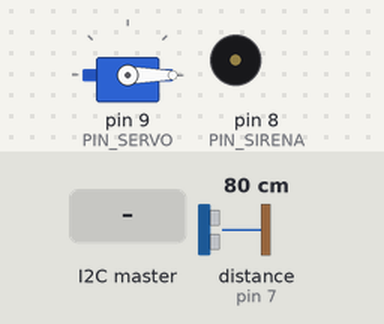
A sketch run on a simulated Arduino Uno, built with avr-gcc and run on an emulated ATmega328P. On the bench: servo, buzzer (waves = sounding, pin HIGH). Wiring (inferred from the names in the program): ultrasonic range finder: trigger pin 6; echo pin 7. The inputs (shaded band) are chosen by the test bench; at power-on: distance to the obstacle (sensor on pin 7) 80 cm. The echo pulse lasts 58.3 µs per cm; pins used as bus, display or sensor lines are not drawn.

Above: at 1.2 s.
1.3 s: the I2C master sends the byte 2
At 2.0 s:
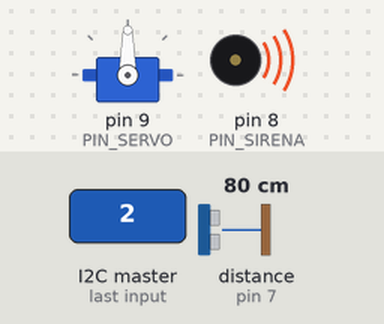
2.8 s: the I2C master sends the byte 1
At 3.4 s:
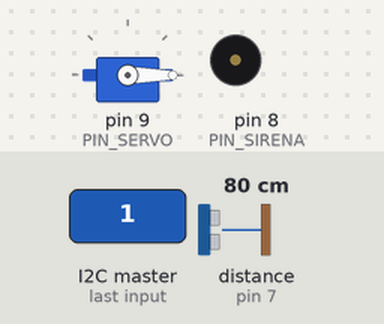
4.3 s: distance to the obstacle (sensor on pin 7) set to 17 cm
5.8 s: distance to the obstacle (sensor on pin 7) set to 14 cm
At 6.6 s:
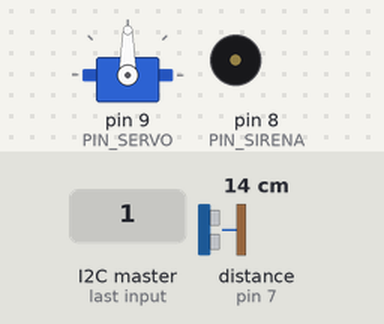
7.3 s: distance to the obstacle (sensor on pin 7) set to 18 cm
At 8.5 s:
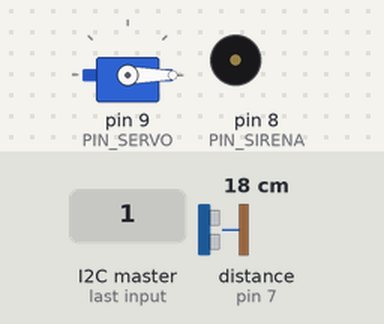
Timing chart, 0 to 9.8 s (numbered marks = the images above; inputs shaded):
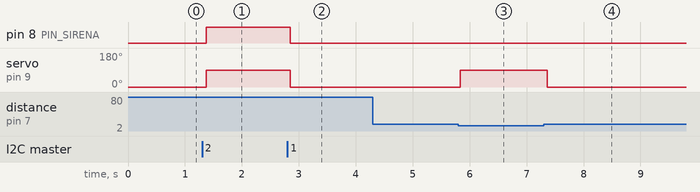

The sketch:

arduino_esclavo_1.ino
```cpp
#include <Wire.h>
#include <Servo.h>

#define MI_DIRECCION 0x01 // Dirección I2C Esclavo Garage

// --- Asignación de Pines ---
const int PIN_SERVO  = 9;  // Control del Portón
const int PIN_SIRENA = 8;  // Sirena de Emergencia
const int PIN_TRIG   = 6;  // Trigger Ultrasonido
const int PIN_ECHO   = 7;  // Echo Ultrasonido

Servo porton;
int estadoTriaje = 0; // 0: Verde, 1: Amarillo, 2: Rojo

void setup() {
  Wire.begin(MI_DIRECCION); // Unirse al bus I2C como esclavo 0x01
  Wire.onReceive(recibirDatosI2C); // Callback de recepción

  porton.attach(PIN_SERVO);
  porton.write(0); // Portón cerrado inicialmente

  pinMode(PIN_SIRENA, OUTPUT);
  digitalWrite(PIN_SIRENA, LOW);

  pinMode(PIN_TRIG, OUTPUT);
  pinMode(PIN_ECHO, INPUT);
}

void loop() {
  // 1. Lectura del Sensor de Distancia Ultrasonido
  long distancia = medirDistanciaCM();

  // 2. Acción según el nivel de triaje recibido del Maestro
  if (estadoTriaje == 2) { // NIVEL ROJO (Emergencia Alta)
    porton.write(90);               // Abre el portón a 90°
    digitalWrite(PIN_SIRENA, HIGH); // Activa la sirena
  }
  else if (estadoTriaje == 1) { // NIVEL AMARILLO (Alerta Media)
    digitalWrite(PIN_SIRENA, LOW);  // Sin sirena
    if (distancia > 0 && distancia < 15) {
      porton.write(90);
    } else {
      porton.write(0);
    }
  }
  else { // NIVEL VERDE (Reposo)
    porton.write(0);                // Portón cerrado
    digitalWrite(PIN_SIRENA, LOW);  // Sirena apagada
  }

  delay(100);
}

long medirDistanciaCM() {
  digitalWrite(PIN_TRIG, LOW);
  delayMicroseconds(2);
  digitalWrite(PIN_TRIG, HIGH);
  delayMicroseconds(10);
  digitalWrite(PIN_TRIG, LOW);

  long duracion = pulseIn(PIN_ECHO, HIGH, 25000);
  if (duracion == 0) return -1;
  return duracion * 0.034 / 2;
}

void recibirDatosI2C(int cuantosBytes) {
  while (Wire.available()) {
    estadoTriaje = Wire.read();
  }
}
```

Measured:
- the behaviour switches between 16 and 15 cm on distance to the obstacle (sensor on pin 7) (found by bisection; images 2 and 3)
- after the input at 1.3 s, pin 8 (PIN_SIRENA): LOW → HIGH after 0.07 s; servo on pin 9 (PIN_SERVO): 0° → 90° after 0.07 s
- after the input at 2.8 s, pin 8 (PIN_SIRENA): HIGH → LOW after 0.05 s; servo on pin 9 (PIN_SERVO): 90° → 0° after 0.05 s
- after the input at 4.3 s, every drawn part: stays the same
- after the input at 5.8 s, servo on pin 9 (PIN_SERVO): 0° → 90° at once
- after the input at 7.3 s, servo on pin 9 (PIN_SERVO): 90° → 0° after 0.06 s
